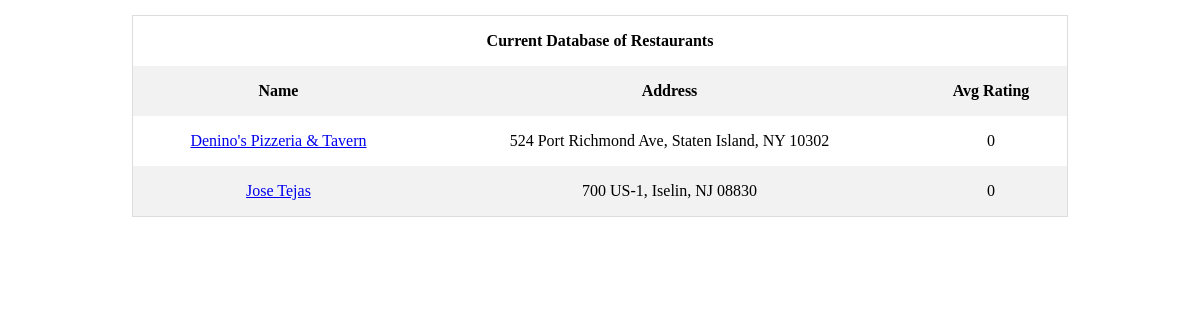
The page / on the database its author committed.
### models.py (models this page shows, shortened)
class Restaurant(db.Model):
    id = db.Column(db.Integer, primary_key=True)
    name = db.Column(db.String(50), index=True, unique=False)
    address = db.Column(db.String(120), index=True, unique=False)
    num_reviews = db.Column(db.Integer, unique=False)
    sum_reviews = db.Column(db.Integer, unique=False)
    avg_rating = db.Column(db.Integer, index=True, unique=False)
    reviews = db.relationship('Review', backref = 'restaurant', lazy = 'dynamic', cascade = "all, delete, delete-orphan")

### routes.py (the view)
@app.route('/')
def index():
    restaurants = Restaurant.query.all()
    return render_template('landing_page.html', restaurants=restaurants)

### templates/landing_page.html (shortened to what this page needs)
{% extends 'base.html' %}
{% block content%}
    <div class="row">
        <div class="column">
            <table>
                <tr>
                    <th class="header" colspan="3">Current Database of Restaurants</th>
                </tr>
                <tr>
                    <th>Name</th>
                    <th>Address</th>
                    <th>Avg Rating</th>
                </tr>
                {% for restaurant in restaurants %}
                <tr>
                    <td><a href="{{ url_for('reviews', restaurant_id=restaurant.id) }}">{{ restaurant.name }}</a></td>
                    <td>{{ restaurant.address }}</td>
                    <td>{{ restaurant.avg_rating }}</td>
                </tr>
                {% endfor %}
            </table>
        </div>
    </div>
{% endblock %}

### static/styles.css (style rules this page uses)
body { margin: 15px; font-family: Georgia, 'Times New Roman', Times, serif, sans-serif; }
table { box-sizing: border-box; }
.row::after { content: ""; clear: both; display: table; }
table { border-collapse: collapse; border-spacing: 0; width: 80%; border: 1px solid #ddd; margin-left: 10%; }
th, td { text-align: center; padding: 16px; }
tr:nth-child(even) { background-color: #f2f2f2; }
.header { text-align: center; }

### rows shown on the page
Restaurant: name "Denino's Pizzeria & Tavern", address "524 Port Richmond Ave, Staten Island, NY 10302", avg_rating "0"
Restaurant: name "Jose Tejas", address "700 US-1, Iselin, NJ 08830", avg_rating "0"
